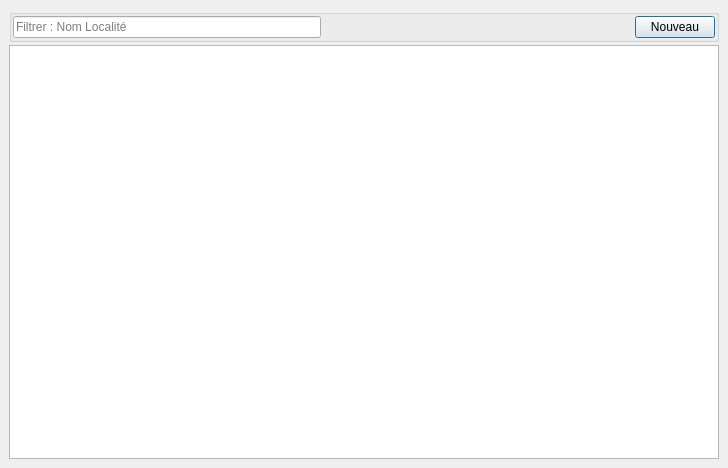
<?xml version="1.0" encoding="UTF-8"?>
<ui version="4.0">
 <class>UIDestinationListView</class>
 <widget class="QDialog" name="UIDestinationListView">
  <property name="geometry">
   <rect>
    <x>0</x>
    <y>0</y>
    <width>728</width>
    <height>468</height>
   </rect>
  </property>
  <property name="windowTitle">
   <string>Dialog</string>
  </property>
  <layout class="QVBoxLayout" name="verticalLayout">
   <property name="spacing">
    <number>3</number>
   </property>
   <property name="leftMargin">
    <number>9</number>
   </property>
   <property name="topMargin">
    <number>9</number>
   </property>
   <property name="rightMargin">
    <number>9</number>
   </property>
   <property name="bottomMargin">
    <number>9</number>
   </property>
   <item>
    <widget class="QGroupBox" name="groupBox">
     <property name="title">
      <string/>
     </property>
     <layout class="QHBoxLayout" name="horizontalLayout_2">
      <property name="leftMargin">
       <number>1</number>
      </property>
      <property name="topMargin">
       <number>1</number>
      </property>
      <property name="rightMargin">
       <number>1</number>
      </property>
      <property name="bottomMargin">
       <number>1</number>
      </property>
      <item>
       <widget class="QLineEdit" name="filtreLineEdit">
        <property name="placeholderText">
         <string>Filtrer : Nom Localité</string>
        </property>
       </widget>
      </item>
      <item>
       <spacer name="horizontalSpacer">
        <property name="orientation">
         <enum>Qt::Horizontal</enum>
        </property>
        <property name="sizeHint" stdset="0">
         <size>
          <width>40</width>
          <height>20</height>
         </size>
        </property>
       </spacer>
      </item>
      <item>
       <widget class="QPushButton" name="newButton">
        <property name="text">
         <string>Nouveau</string>
        </property>
       </widget>
      </item>
     </layout>
    </widget>
   </item>
   <item>
    <widget class="QTableView" name="tableView"/>
   </item>
  </layout>
 </widget>
 <resources/>
 <connections/>
</ui>
